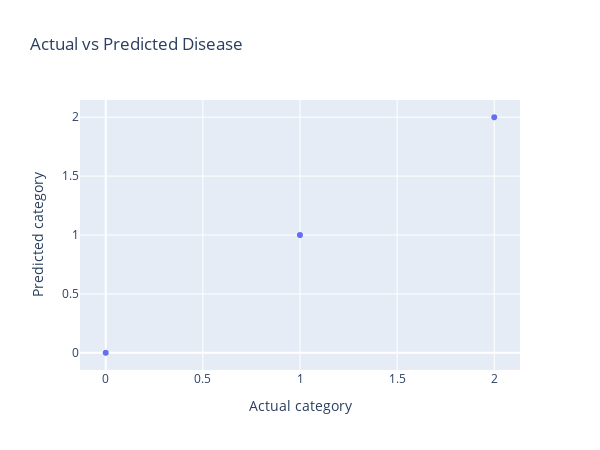

Here is the notebook cell this chart was saved with:
### Code cell
fig = px.scatter(compare_df, x='Actual category', y='Predicted category',
                 title="Actual vs Predicted Disease",
                 width=600, height=450)
fig.show()

### Figure 1 — Plotly figure (JSON) as saved in the notebook; plotly's stock layout.template omitted (floating-point values rounded to 4 significant figures; data arrays with more than 128 entries replaced by an {"elided": "..."} marker saying what was removed)
{"data": [{"hovertemplate": "Actual category=%{x}<br>Predicted category=%{y}<extra></extra>", "legendgroup": "", "marker": {"color": "#636efa", "symbol": "circle"}, "mode": "markers", "name": "", "showlegend": false, "type": "scattergl", "x": {"elided": "1200 int values"}, "xaxis": "x", "y": {"elided": "1200 int values"}, "yaxis": "y"}], "layout": {"height": 450, "legend": {"tracegroupgap": 0}, "title": {"text": "Actual vs Predicted Disease"}, "width": 600, "xaxis": {"anchor": "y", "domain": [0, 1], "title": {"text": "Actual category"}}, "yaxis": {"anchor": "x", "domain": [0, 1], "title": {"text": "Predicted category"}}}}
